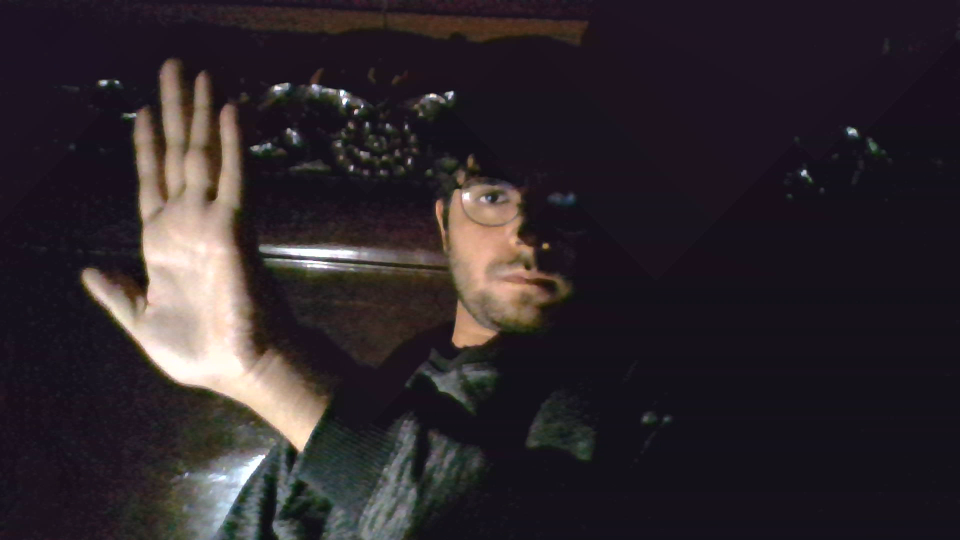
#> input picture frame 3 of sample.mp4, 1920 x 1080 px (shown at 1/2 size)
$ python MotionVectors.py
#> lines starting #> are read from the running program, lines starting #| are printed output that depends on the picture
import numpy as np
import cv2

cap = cv2.VideoCapture('sample.mp4')

# params for ShiTomasi corner detection
feature_params = dict( maxCorners = 100,
                       qualityLevel = 0.3,
                       minDistance = 7,
                       blockSize = 7 )

# Parameters for lucas kanade optical flow
lk_params = dict( winSize  = (15,15),
                  maxLevel = 2,
                  criteria = (cv2.TERM_CRITERIA_EPS | cv2.TERM_CRITERIA_COUNT, 10, 0.03))

# Create some random colors
color = np.random.randint(0,255,(100,3))

# Take first frame and find corners in it
ret, old_frame = cap.read()
#> old_frame is the input picture: shape (1080, 1920, 3); mean B, G, R 43, 38.7, 46
old_gray = cv2.cvtColor(old_frame, cv2.COLOR_BGR2GRAY)
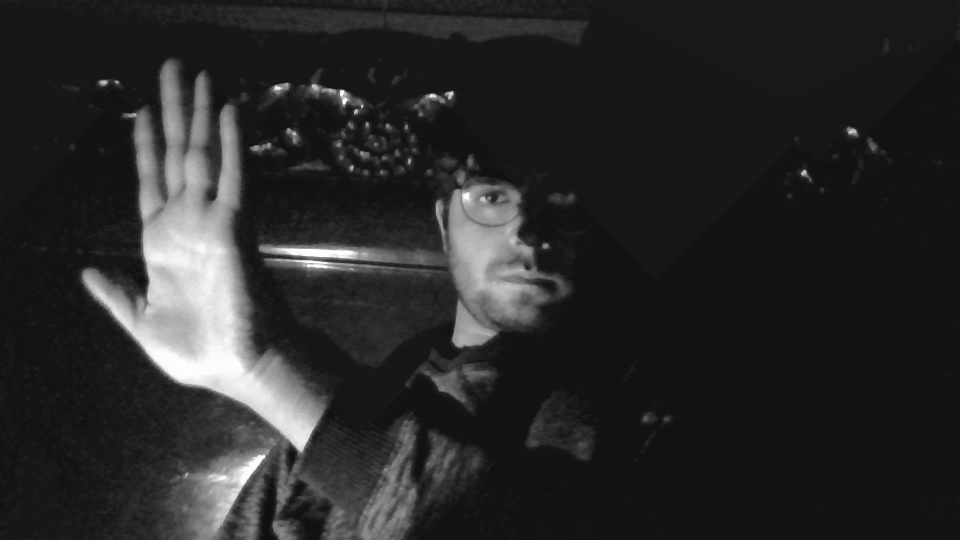
#> old_gray: shape (1080, 1920) (shown at 1/2 size); min 10, max 255, mean 41.3
p0 = cv2.goodFeaturesToTrack(old_gray, mask = None, **feature_params)
#> p0 = 32 rows, first 8: [904, 184], [682, 182], [687, 207], [724, 212], [711, 227], [1609, 342], [528, 915], [898, 197]

# Create a mask image for drawing purposes
mask = np.zeros_like(old_frame)

while(1):
    ret,frame = cap.read()
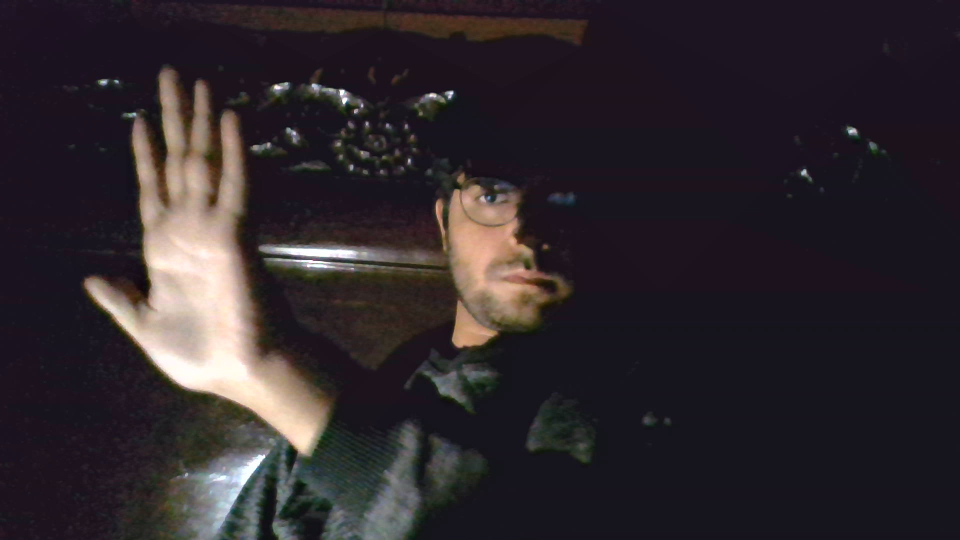
#> input picture frame 4 of sample.mp4, 1920 x 1080 px (shown at 1/2 size)
#> frame is the input picture: shape (1080, 1920, 3); mean B, G, R 44.9, 39.7, 47.1
    frame_gray = cv2.cvtColor(frame, cv2.COLOR_BGR2GRAY)
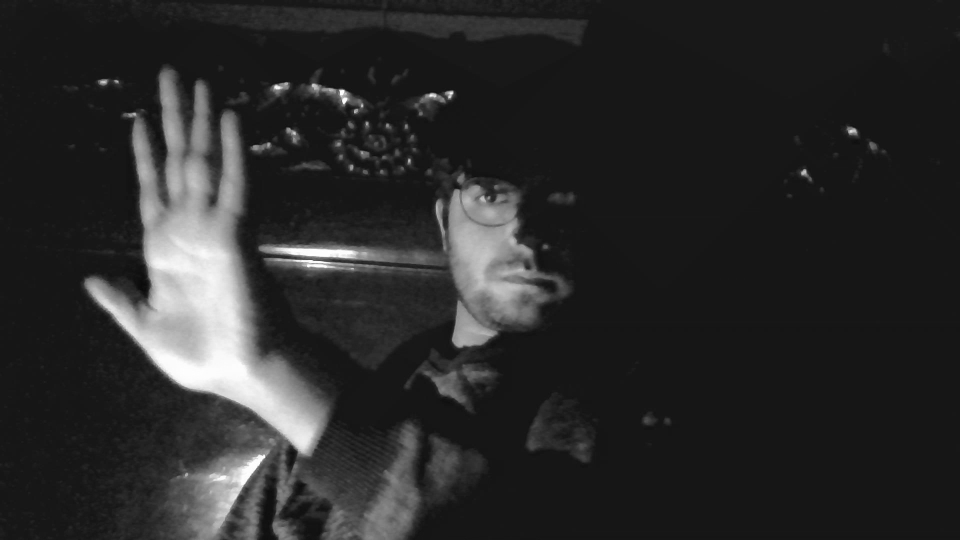
#> frame_gray: shape (1080, 1920) (shown at 1/2 size); min 9, max 255, mean 42.4

    # calculate optical flow
    p1, st, err = cv2.calcOpticalFlowPyrLK(old_gray, frame_gray, p0, None, **lk_params)
#> p1 = 32 rows, first 8: [903.8, 182.9], [681.8, 181], [686.9, 205.7], [723.7, 211.2], [710.8, 225.5], [1609, 341.1], [528.1, 915.2], [897.8, 195.9]; st = 32 values from 1 to 1; err = 32 values, max 11.43 at index 27, min 4.78 at index 24, mean 7.74

    # Select good points
    good_new = p1[st==1]
#> good_new = 32 pairs, first value 211.8 to 1699.4, second value 161.9 to 915.2
    good_old = p0[st==1]
#> good_old = 32 pairs, first value 212 to 1699, second value 163 to 915

    # draw the tracks
    for i,(new,old) in enumerate(zip(good_new,good_old)):
        a,b = new.ravel()
        c,d = old.ravel()
        mask = cv2.line(mask, (a,b),(c,d), color[i].tolist(), 2)
        frame = cv2.circle(frame,(a,b),5,color[i].tolist(),-1)
#> this loop made 32 passes
#> (a, b, c, d) on passes 1 to 12: (903.8, 182.9, 904, 184), (681.8, 181, 682, 182), (686.9, 205.7, 687, 207), (723.7, 211.2, 724, 212), (710.8, 225.5, 711, 227), (1609, 341.1, 1609, 342), (528.1, 915.2, 528, 915), (897.8, 195.9, 898, 197), (870, 190.9, 870, 192), (702.7, 329.9, 703, 331), (1699.4, 263.2, 1699, 264), (733.7, 242.9, 734, 244)
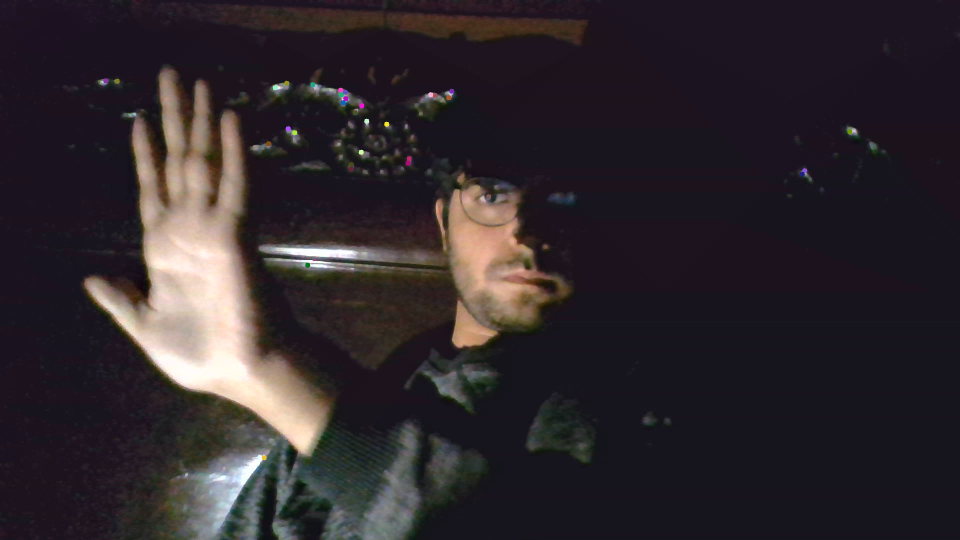
#> frame: shape (1080, 1920, 3) (shown at 1/2 size); mean B, G, R 44.8, 39.7, 47.1
#> mask: shape (1080, 1920, 3); mean of channels 0, 1, 2 0, 0, 0
    img = cv2.add(frame,mask)

    cv2.imshow('frame',img)
    k = cv2.waitKey(30) & 0xff
#> (key Esc is pressed here)
    if k == 27:
        break

    # Now update the previous frame and previous points
    old_gray = frame_gray.copy()
    p0 = good_new.reshape(-1,1,2)

cv2.destroyAllWindows()
cap.release()

$ run again, starting later in the video
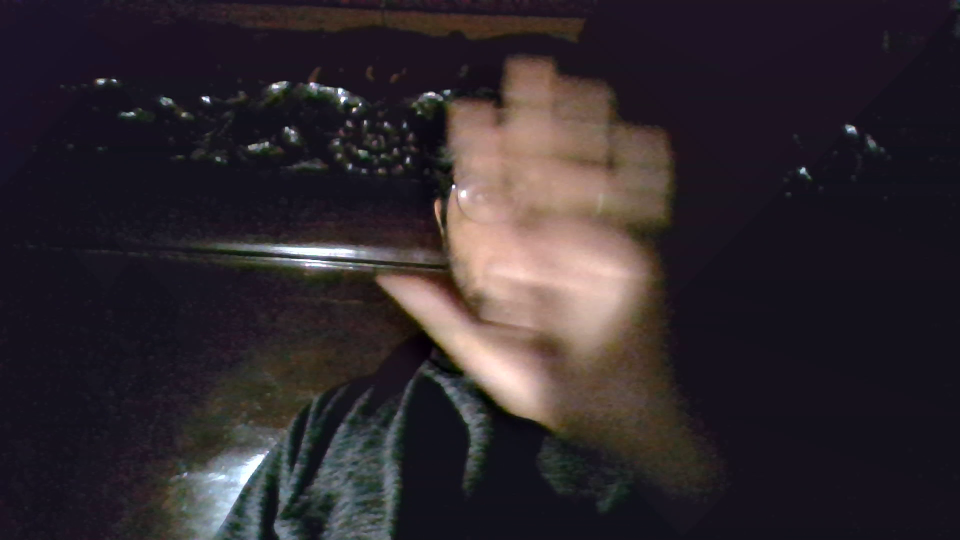
#> input picture frame 16 of sample.mp4, 1920 x 1080 px (shown at 1/2 size)
#> old_frame is the input picture: shape (1080, 1920, 3); mean B, G, R 45, 40.4, 47.9
#> p0 = 31 rows, first 8: [907, 371], [405, 195], [720, 208], [678, 179], [684, 204], [417, 203], [1607, 337], [708, 217]
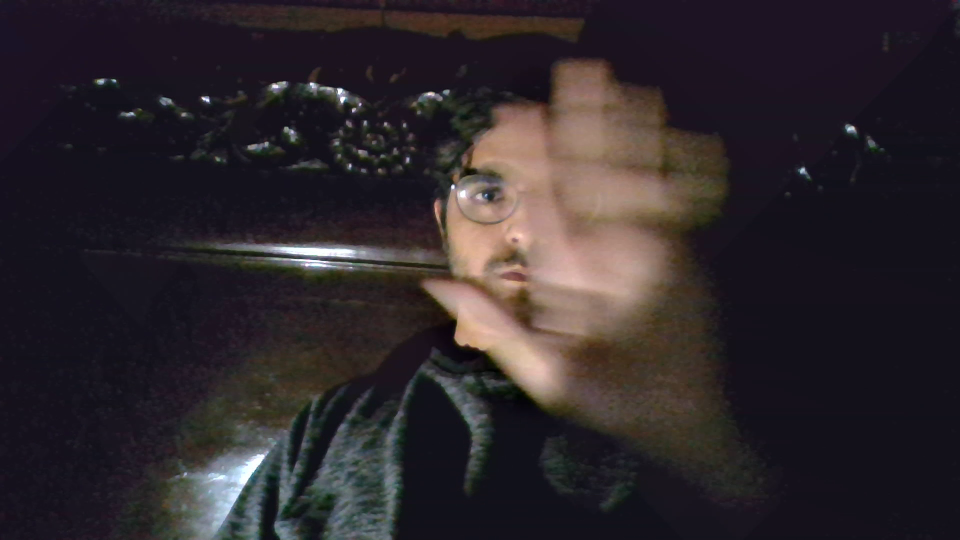
#> input picture frame 17 of sample.mp4, 1920 x 1080 px (shown at 1/2 size)
#> frame is the input picture: shape (1080, 1920, 3); mean B, G, R 43.5, 39.6, 46.4
#> p1 = 31 rows, first 8: [905.4, 371.2], [404.6, 195.3], [719.6, 208.3], [677.6, 179.2], [683.6, 204], [416.7, 203.3], [1606.4, 337], [707.2, 217.6]; st = 31 values from 1 to 1; err = 31 values, max 12.3 at index 22, min 5.17 at index 13, mean 8.46
#> good_new = 31 pairs, first value 196 to 1695.3, second value 161.1 to 911.1
#> good_old = 31 pairs, first value 196 to 1696, second value 161 to 911
#> the loop `for i,(new,old) in enumerate(zip(good_new,good_old)):` made 31 passes
#> (a, b, c, d) on passes 1 to 8: (905.4, 371.2, 907, 371), (404.6, 195.3, 405, 195), (719.6, 208.3, 720, 208), (677.6, 179.2, 678, 179), (683.6, 204, 684, 204), (416.7, 203.3, 417, 203), (1606.4, 337, 1607, 337), (707.2, 217.6, 708, 217)
#> after the loop `for i,(new,old) in enumerate(zip(good_new,good_old)):`:
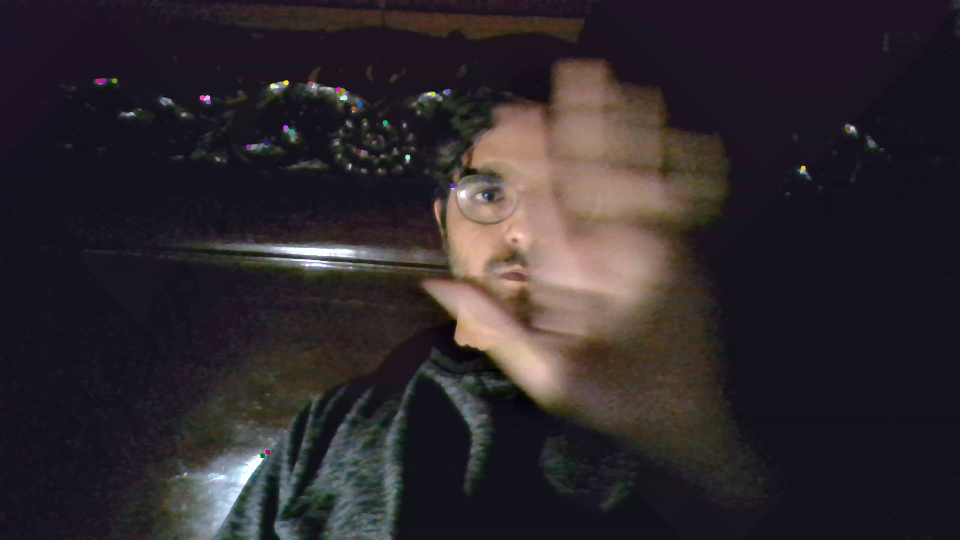
#> frame: shape (1080, 1920, 3) (shown at 1/2 size); mean B, G, R 43.5, 39.6, 46.5

$ run again, starting later in the video
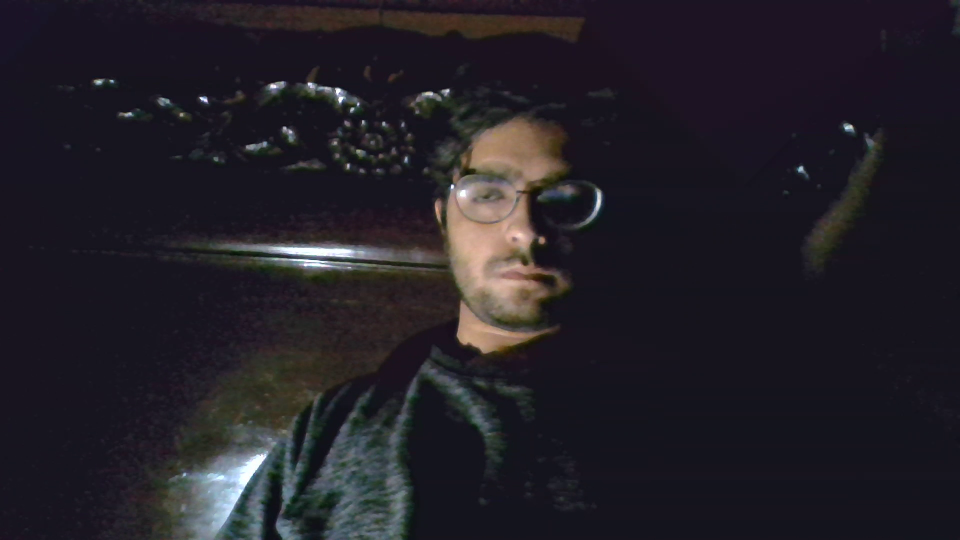
#> input picture frame 29 of sample.mp4, 1920 x 1080 px (shown at 1/2 size)
#> old_frame is the input picture: shape (1080, 1920, 3); mean B, G, R 38.9, 31.7, 34.9
#> `old_gray = cv2.cvtColor(old_frame, cv2.COLOR_BGR2GRAY)`:
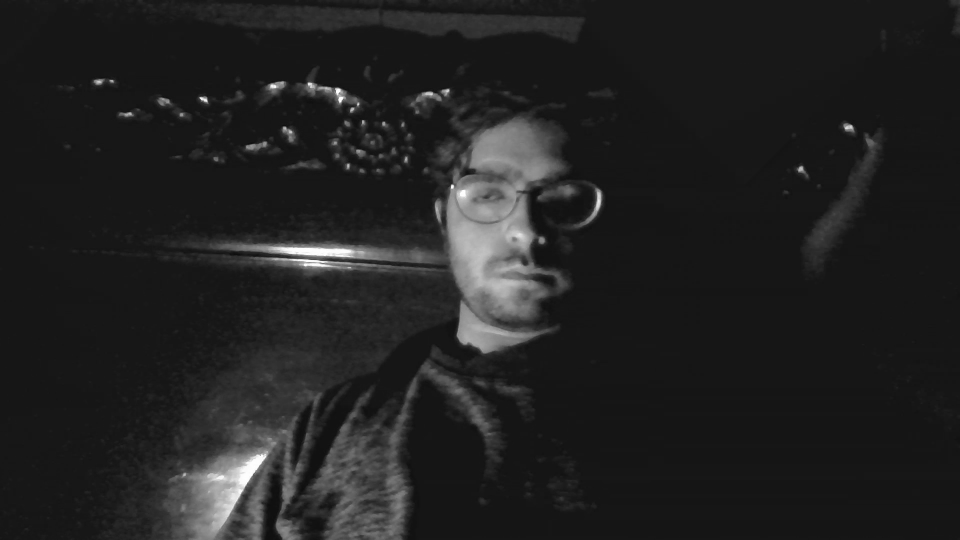
#> old_gray: shape (1080, 1920) (shown at 1/2 size); min 7, max 255, mean 33.5
#> p0 = 28 rows, first 8: [905, 370], [618, 168], [400, 196], [672, 178], [896, 180], [726, 242], [412, 201], [680, 203]
#> p1 = 28 rows, first 8: [903.7, 371.5], [617.8, 168.7], [399.5, 196.7], [671.9, 178.8], [895.1, 180.8], [725.8, 242.6], [411.8, 201.8], [679.8, 203.6]; st = 28 values from 1 to 1; err = 28 values, max 11.26 at index 17, min 5.83 at index 15, mean 8.13
#> good_new = 28 pairs, first value 226 to 1691, second value 163.8 to 378.5
#> good_old = 28 pairs, first value 226 to 1692, second value 163 to 377
#> the loop `for i,(new,old) in enumerate(zip(good_new,good_old)):` made 28 passes
#> (a, b, c, d) on passes 1 to 8: (903.7, 371.5, 905, 370), (617.8, 168.7, 618, 168), (399.5, 196.7, 400, 196), (671.9, 178.8, 672, 178), (895.1, 180.8, 896, 180), (725.8, 242.6, 726, 242), (411.8, 201.8, 412, 201), (679.8, 203.6, 680, 203)
#> after the loop `for i,(new,old) in enumerate(zip(good_new,good_old)):`:
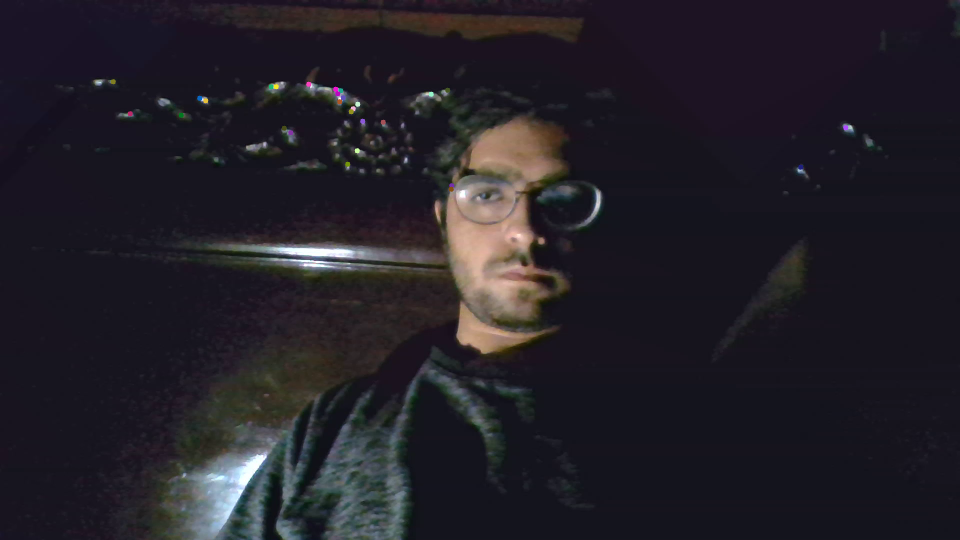
#> frame: shape (1080, 1920, 3) (shown at 1/2 size); mean B, G, R 39, 31.6, 34.7
